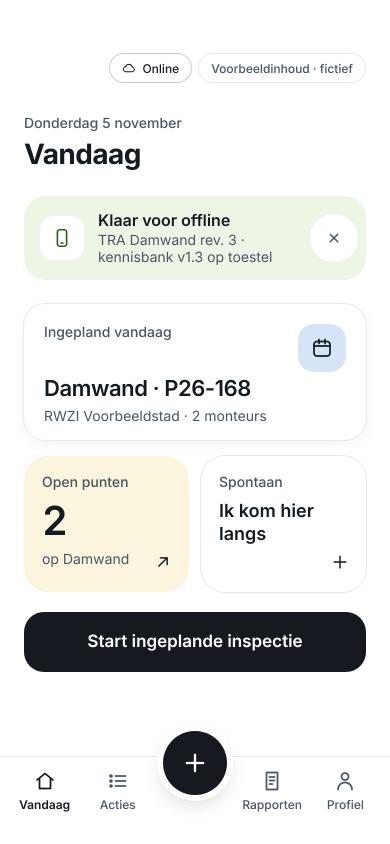
#> input picture app/v2/shots/P01-start.png, 780 x 1688 px, given in place of 13-rapport-vol.png, which was not available (shown at 1/2 size)
$ python kopieer.py
#> lines starting #> are read from the running program, lines starting #| are printed output that depends on the picture
"""Zet de ruwe screenshots (shots/) om naar de beelden van de handleiding (..) en de randversies voor de docx (emb/).
Volgorde:  1) server op poort 8700 in een git-archive-kopie van webapp/   2) node shots.js   3) python3 kopieer.py   4) node bouw.js"""
import os, shutil
from PIL import Image, ImageOps
H = os.path.dirname(os.path.abspath(__file__)); SRC = os.path.join(H, "shots"); DST = os.path.dirname(H); EMB = os.path.join(H, "emb")
M = {"01-inloggen": "01-inloggen", "02-vandaag": "02-vandaag", "02b-menu": "03-menu", "03-taak": "04-taak", "04-wat-zie-je": "05-wat-zie-je",
     "04b-direct-gevaar": "06-direct-gevaar", "05-koppelen": "07-koppelen-tra", "06-oordeel": "08-oordeel", "07-actie": "09-actievoorstel",
     "08-nog-iets": "10-nog-iets-gezien", "09-monteurs": "11-monteurs", "10-controle": "12-controle", "11-ondertekenen": "13-ondertekenen",
     "12-vastgelegd": "14-vastgelegd", "14-weergave": "17-weergave", "15-veld-zon": "18-veld-zonmodus", "31-acties-instellen": "19-acties-in-te-stellen",
     "32-actie-instellen": "20-actie-instellen", "33-toetser-fout": "21-toetser-fout", "35-actiehouder": "22-actiehouder", "36-toetsen": "23-toetsen",
     "37-afgerond": "24-afgerond", "38-meldingen": "25-meldingen", "20-oefenen": "26-oefenen", "21-oefenen-scene": "27-oefenen-scene"}
for a, b in M.items(): shutil.copy(os.path.join(SRC, a + ".png"), os.path.join(DST, b + ".png"))
im = Image.open(os.path.join(SRC, "13-rapport-vol.png"))   # splitsen boven "4. Gesprek met de monteurs"; controleer bij een nieuwe opname
#> im is the input picture: PIL image 780x1688 RGB; mean R, G, B 231.4, 232.1, 230.3
im.crop((0, 0, 780, 2370)).save(os.path.join(DST, "15-rapport-deel1.png"))
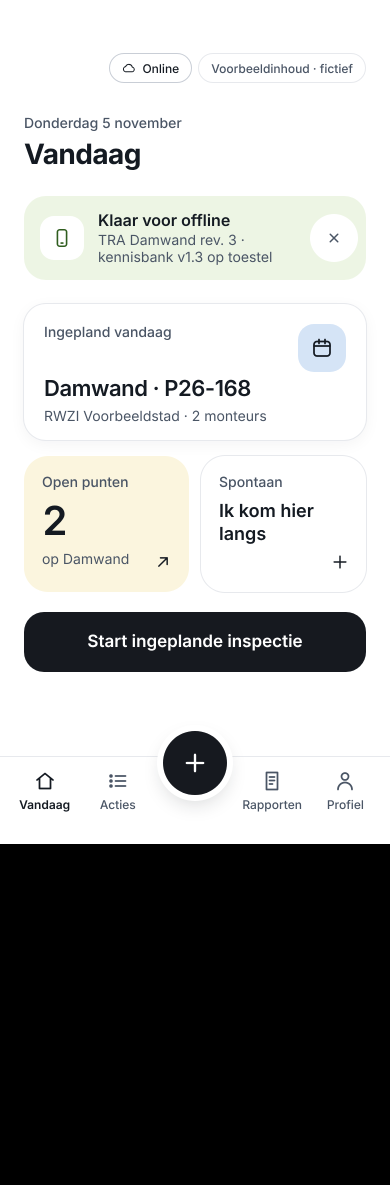
#> saved as 15-rapport-deel1.png: PIL image 780x2370 RGB (shown at 1/2 size); mean R, G, B 164.8, 165.3, 164
#> (the run stopped early here; a loop or call above may not have finished)

$ run again, on app/v2/shots/P03-algemeen.png
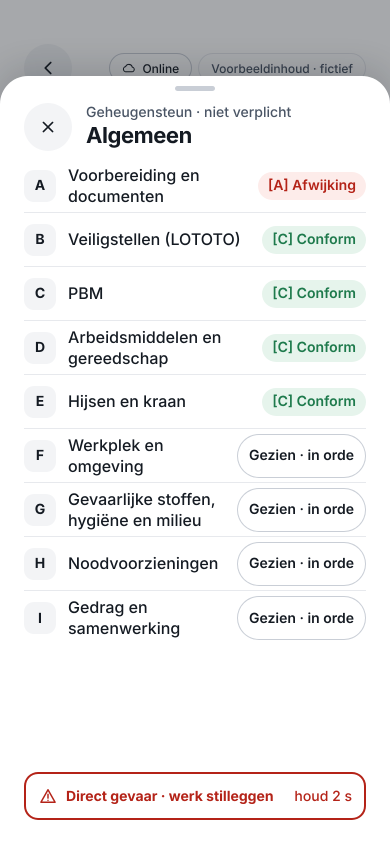
#> input picture app/v2/shots/P03-algemeen.png, 780 x 1688 px, given in place of 13-rapport-vol.png, which was not available (shown at 1/2 size)
#> im is the input picture: PIL image 780x1688 RGB; mean R, G, B 236.4, 236.2, 236.4
#> `im.crop((0, 0, 780, 2370)).save(os.path.join(DST, "15-rapport-deel1.pn..`:
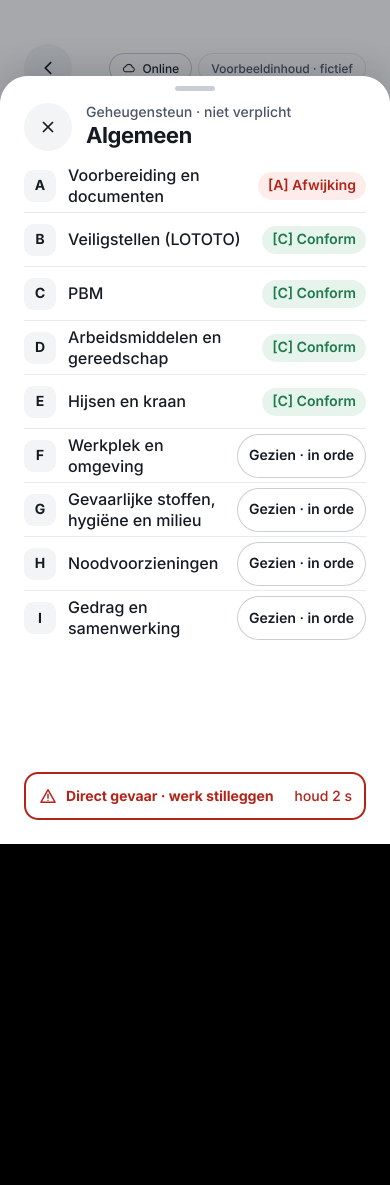
#> saved as 15-rapport-deel1.png: PIL image 780x2370 RGB (shown at 1/2 size); mean R, G, B 168.4, 168.2, 168.3

$ run again, on app/v2/shots/P03c-onderwerp.png
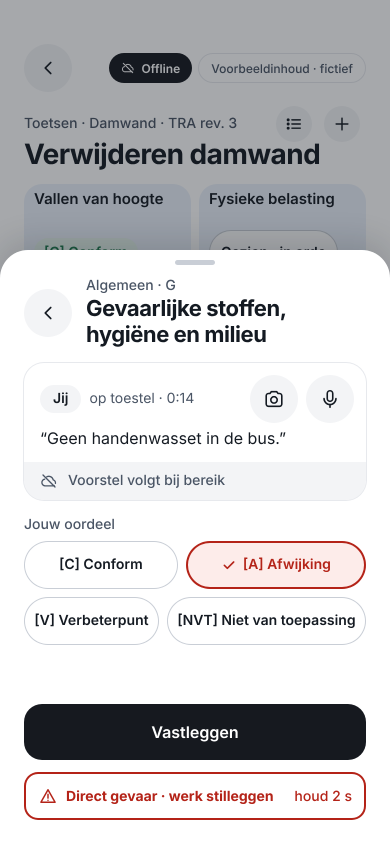
#> input picture app/v2/shots/P03c-onderwerp.png, 780 x 1688 px, given in place of 13-rapport-vol.png, which was not available (shown at 1/2 size)
#> im is the input picture: PIL image 780x1688 RGB; mean R, G, B 205, 204.2, 206.1
#> `im.crop((0, 0, 780, 2370)).save(os.path.join(DST, "15-rapport-deel1.pn..`:
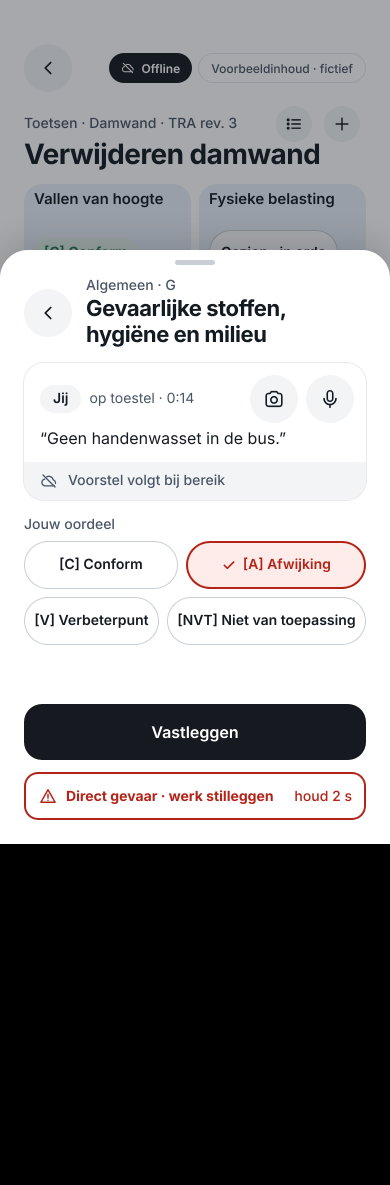
#> saved as 15-rapport-deel1.png: PIL image 780x2370 RGB (shown at 1/2 size); mean R, G, B 146, 145.5, 146.8

$ run again, on app/v2/shots/P04-detail.png
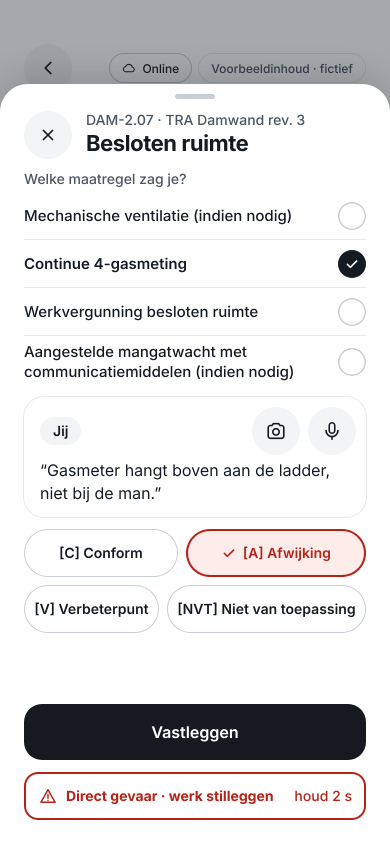
#> input picture app/v2/shots/P04-detail.png, 780 x 1688 px, given in place of 13-rapport-vol.png, which was not available (shown at 1/2 size)
#> im is the input picture: PIL image 780x1688 RGB; mean R, G, B 223.7, 222.3, 223.2
#> `im.crop((0, 0, 780, 2370)).save(os.path.join(DST, "15-rapport-deel1.pn..`:
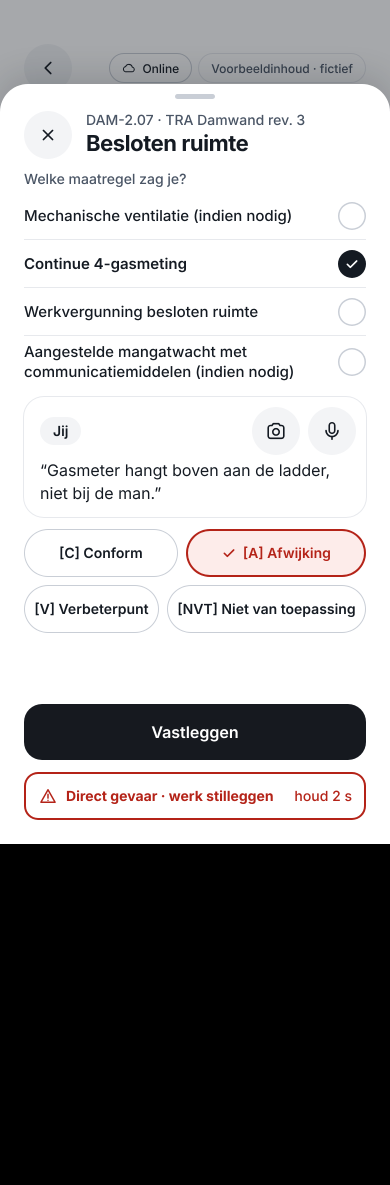
#> saved as 15-rapport-deel1.png: PIL image 780x2370 RGB (shown at 1/2 size); mean R, G, B 159.3, 158.3, 159
